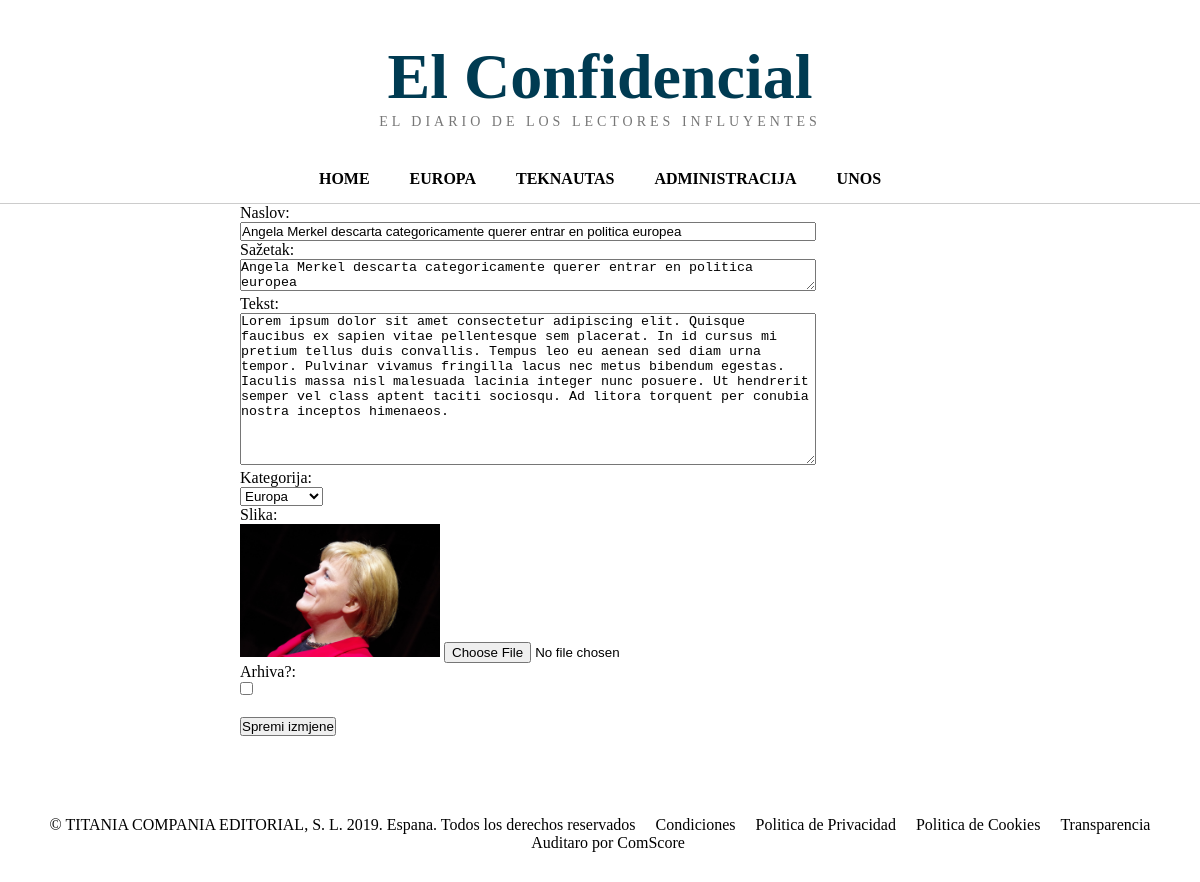
The page /edit.php?id=3 on the database its author committed.
### tables this page shows
CREATE TABLE `vijesti` (
  `id` int(11) NOT NULL,
  `datum` date NOT NULL,
  `naslov` varchar(255) NOT NULL,
  `sazetak` text NOT NULL,
  `tekst` text NOT NULL,
  `slika` varchar(255) NOT NULL DEFAULT 'placeholder.jpg',
  `kategorija` varchar(50) NOT NULL,
  `arhiva` tinyint(1) NOT NULL DEFAULT 0,
  `vrijeme` time NOT NULL
);

### edit.php (the view, shortened to what this page needs)
<?php
require "connection.php";
$id = (int)$_GET["id"];
$stmt = mysqli_prepare($dbc, "SELECT * FROM vijesti WHERE id=?");
mysqli_stmt_bind_param($stmt,"i",$id);
mysqli_stmt_execute($stmt);
$result = mysqli_stmt_get_result($stmt);
$row = mysqli_fetch_assoc($result);
?>
<!DOCTYPE html>
<html lang="hr">
<head>
    <link rel="stylesheet" href="style.css" type="text/css">
</head>
<body>
    <header>
        <h1>El Confidencial</h1>
        <p>EL DIARIO DE LOS LECTORES INFLUYENTES</p>
        <?php include 'navigation.php'?>
    </header>
<main class="container">
<form method="POST"  enctype="multipart/form-data">
    <p>Naslov:</p>
    <input class="inputtext" type="text" name="naslov" value="<?php echo htmlspecialchars($row["naslov"]); ?> " required>
    <p>Sažetak:</p>
    <textarea name="sazetak" required><?php echo htmlspecialchars($row["sazetak"]); ?></textarea>
    <p>Tekst:</p>
    <textarea name="tekst" rows="10" required><?php echo htmlspecialchars($row["tekst"]); ?></textarea>
    <p>Kategorija:</p>
    <select name="kategorija" required>
        <option value="europa" <?php if($row["kategorija"]=="europa") echo "selected"; ?>>Europa</option>
    </select>
    <p>Slika:</p>
    <img src="img/<?php echo $row['slika']; ?>" width="200">
    <input type="file" name="slika">
    <p>Arhiva?:</p>
        <input type="checkbox" name="arhiva" value="1"
            <?php if ($row['arhiva'] == 1) echo "checked"; ?>>
    <br><br>
    <button type="submit" name="update">Spremi izmjene</button>
</form>
</main>
<?php include 'footer.php'?>
</body>
</html>

### style.css (style rules this page uses)
* { margin:0; padding:0; box-sizing:border-box; }
body { font-family: Georgia, serif; background:#ffffff; }
.container { width:60%; margin:0 auto; }
header { text-align:center; padding:40px 0 20px; background:white; padding-bottom: 0px; border-bottom:1px solid #ccc; }
header h1 { font-size:64px; color:#003b52; }
header p { color:#777; letter-spacing:4px; font-size:14px; }
.inputtext { width: 80%; margin: 0 auto; }
textarea { width: 80%; margin: 0 auto; }

### rows shown on the page
vijesti: naslov "Angela Merkel descarta categoricamente querer entrar en politica europea", sazetak "Angela Merkel descarta categoricamente querer entrar en politica europea", tekst "Lorem ipsum dolor sit amet consectetur adipiscing elit. Quisque faucibus ex sapien vitae pellentesque sem placerat. In id cursus mi pretium tellus duis convallis. Tempus leo eu aenean sed diam urna tempor. Pulvinar vivamus fringilla lacus nec metus bibendum egestas. Iaculis massa nisl malesuada lacinia integer nunc posuere. Ut hendrerit semper vel class aptent taciti sociosqu. Ad litora torquent per conubia nostra inceptos himenaeos.", kategorija "Europa", slika (picture)
